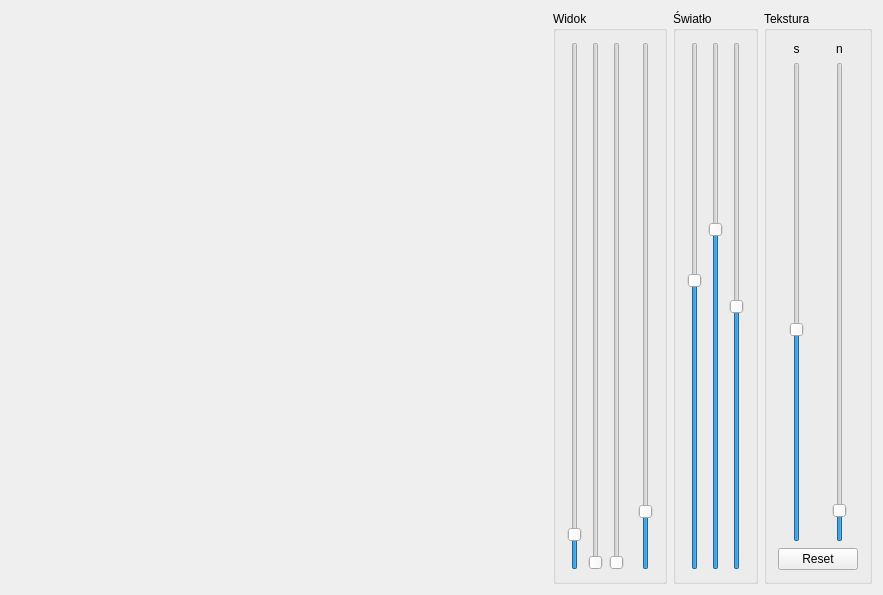
<?xml version="1.0" encoding="UTF-8"?>
<ui version="4.0">
 <class>MainWindow</class>
 <widget class="QMainWindow" name="MainWindow">
  <property name="geometry">
   <rect>
    <x>0</x>
    <y>0</y>
    <width>883</width>
    <height>595</height>
   </rect>
  </property>
  <property name="windowTitle">
   <string>MainWindow</string>
  </property>
  <widget class="QWidget" name="centralWidget">
   <layout class="QGridLayout" name="gridLayout">
    <item row="0" column="5" rowspan="2">
     <widget class="QGroupBox" name="groupBoxView">
      <property name="sizePolicy">
       <sizepolicy hsizetype="Maximum" vsizetype="Preferred">
        <horstretch>0</horstretch>
        <verstretch>0</verstretch>
       </sizepolicy>
      </property>
      <property name="title">
       <string>Widok</string>
      </property>
      <layout class="QHBoxLayout" name="horizontalLayout">
       <item>
        <widget class="QSlider" name="verticalSliderRotX">
         <property name="maximum">
          <number>3600</number>
         </property>
         <property name="value">
          <number>200</number>
         </property>
         <property name="orientation">
          <enum>Qt::Vertical</enum>
         </property>
        </widget>
       </item>
       <item>
        <widget class="QSlider" name="verticalSliderRotZ">
         <property name="maximum">
          <number>3600</number>
         </property>
         <property name="orientation">
          <enum>Qt::Vertical</enum>
         </property>
        </widget>
       </item>
       <item>
        <widget class="QSlider" name="verticalSliderRotY">
         <property name="maximum">
          <number>3600</number>
         </property>
         <property name="orientation">
          <enum>Qt::Vertical</enum>
         </property>
        </widget>
       </item>
       <item>
        <spacer name="horizontalSpacer">
         <property name="orientation">
          <enum>Qt::Horizontal</enum>
         </property>
         <property name="sizeType">
          <enum>QSizePolicy::Fixed</enum>
         </property>
         <property name="sizeHint" stdset="0">
          <size>
           <width>8</width>
           <height>20</height>
          </size>
         </property>
        </spacer>
       </item>
       <item>
        <widget class="QSlider" name="verticalSliderZoom">
         <property name="maximum">
          <number>1000</number>
         </property>
         <property name="value">
          <number>100</number>
         </property>
         <property name="orientation">
          <enum>Qt::Vertical</enum>
         </property>
        </widget>
       </item>
      </layout>
     </widget>
    </item>
    <item row="0" column="6" rowspan="2">
     <widget class="QGroupBox" name="groupBoxLight">
      <property name="sizePolicy">
       <sizepolicy hsizetype="Maximum" vsizetype="Preferred">
        <horstretch>0</horstretch>
        <verstretch>0</verstretch>
       </sizepolicy>
      </property>
      <property name="title">
       <string>Światło</string>
      </property>
      <layout class="QHBoxLayout" name="horizontalLayout_2">
       <item>
        <widget class="QSlider" name="verticalSliderLightX">
         <property name="minimum">
          <number>-100</number>
         </property>
         <property name="maximum">
          <number>100</number>
         </property>
         <property name="value">
          <number>10</number>
         </property>
         <property name="orientation">
          <enum>Qt::Vertical</enum>
         </property>
        </widget>
       </item>
       <item>
        <widget class="QSlider" name="verticalSliderLightY">
         <property name="minimum">
          <number>-100</number>
         </property>
         <property name="maximum">
          <number>100</number>
         </property>
         <property name="value">
          <number>30</number>
         </property>
         <property name="orientation">
          <enum>Qt::Vertical</enum>
         </property>
        </widget>
       </item>
       <item>
        <widget class="QSlider" name="verticalSliderLightZ">
         <property name="minimum">
          <number>-100</number>
         </property>
         <property name="maximum">
          <number>100</number>
         </property>
         <property name="orientation">
          <enum>Qt::Vertical</enum>
         </property>
        </widget>
       </item>
      </layout>
     </widget>
    </item>
    <item row="0" column="7" rowspan="2">
     <widget class="QGroupBox" name="groupBoxTex">
      <property name="sizePolicy">
       <sizepolicy hsizetype="Maximum" vsizetype="Preferred">
        <horstretch>0</horstretch>
        <verstretch>0</verstretch>
       </sizepolicy>
      </property>
      <property name="title">
       <string>Tekstura</string>
      </property>
      <layout class="QGridLayout" name="gridLayout_2">
       <item row="0" column="0">
        <widget class="QLabel" name="label">
         <property name="text">
          <string>s</string>
         </property>
         <property name="alignment">
          <set>Qt::AlignCenter</set>
         </property>
        </widget>
       </item>
       <item row="1" column="0">
        <widget class="QSlider" name="verticalSliderTexSize">
         <property name="sizePolicy">
          <sizepolicy hsizetype="Minimum" vsizetype="Expanding">
           <horstretch>0</horstretch>
           <verstretch>0</verstretch>
          </sizepolicy>
         </property>
         <property name="minimum">
          <number>0</number>
         </property>
         <property name="maximum">
          <number>100</number>
         </property>
         <property name="value">
          <number>44</number>
         </property>
         <property name="orientation">
          <enum>Qt::Vertical</enum>
         </property>
        </widget>
       </item>
       <item row="1" column="1">
        <widget class="QSlider" name="verticalSliderTexPow">
         <property name="sizePolicy">
          <sizepolicy hsizetype="Minimum" vsizetype="Expanding">
           <horstretch>0</horstretch>
           <verstretch>0</verstretch>
          </sizepolicy>
         </property>
         <property name="minimum">
          <number>1</number>
         </property>
         <property name="maximum">
          <number>20</number>
         </property>
         <property name="value">
          <number>2</number>
         </property>
         <property name="orientation">
          <enum>Qt::Vertical</enum>
         </property>
        </widget>
       </item>
       <item row="0" column="1">
        <widget class="QLabel" name="label_5">
         <property name="text">
          <string>n</string>
         </property>
         <property name="alignment">
          <set>Qt::AlignCenter</set>
         </property>
        </widget>
       </item>
       <item row="2" column="0" colspan="2">
        <widget class="QPushButton" name="pushButtonMarble">
         <property name="text">
          <string>Reset</string>
         </property>
        </widget>
       </item>
      </layout>
     </widget>
    </item>
    <item row="0" column="0" rowspan="2">
     <widget class="WidgetOpenGL" name="widgetOpenGL" native="true">
      <property name="minimumSize">
       <size>
        <width>200</width>
        <height>200</height>
       </size>
      </property>
     </widget>
    </item>
   </layout>
  </widget>
 </widget>
 <layoutdefault spacing="6" margin="11"/>
 <customwidgets>
  <customwidget>
   <class>WidgetOpenGL</class>
   <extends>QWidget</extends>
   <header location="global">widgetopengl.h</header>
   <container>1</container>
   <slots>
    <slot>v_transform()</slot>
   </slots>
  </customwidget>
 </customwidgets>
 <resources/>
 <connections/>
</ui>
